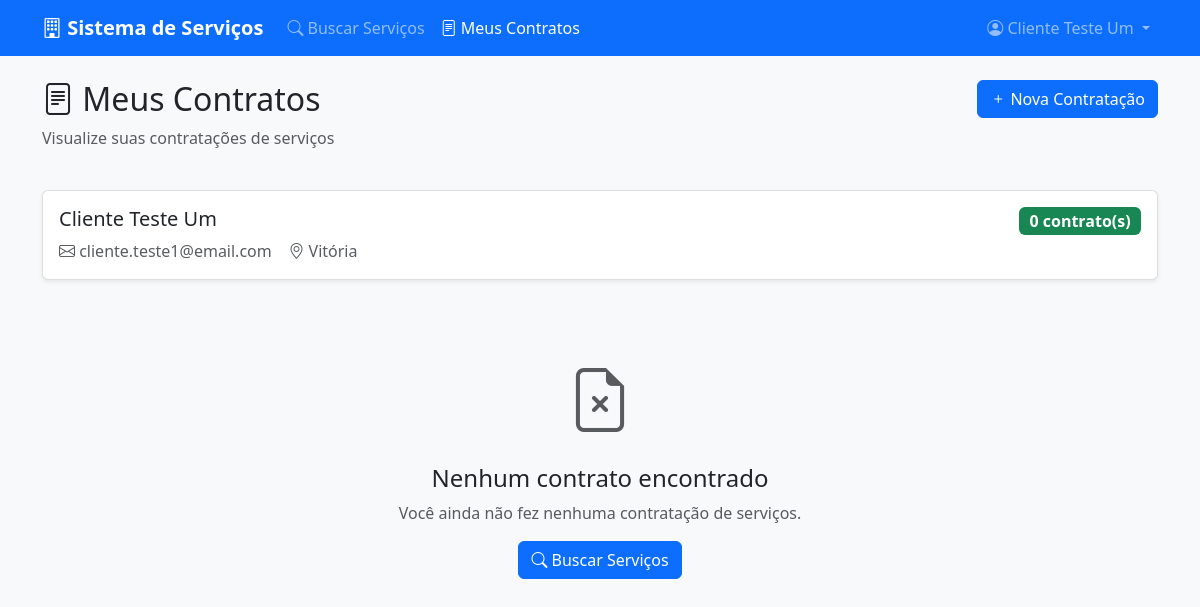
Screenshot of /meus_contratos.php (signed in) with the database file from the repository.
### tables this page shows
CREATE TABLE `clientes` (
    `id` int(11) NOT NULL AUTO_INCREMENT,
    `nome` varchar(100) NOT NULL,
    `cpf` varchar(14) NOT NULL,
    `cidade` varchar(50) NOT NULL,
    `email` varchar(100) NOT NULL,
    `telefone` varchar(20) DEFAULT NULL,
    `endereco` varchar(200) DEFAULT NULL,
    `senha` varchar(255) DEFAULT NULL COMMENT 'Senha opcional para checkout express',
    `remember_token` varchar(255) DEFAULT NULL,
    `ativo` tinyint(1) DEFAULT 1,
    `created_at` timestamp DEFAULT CURRENT_TIMESTAMP,
    `updated_at` timestamp DEFAULT CURRENT_TIMESTAMP ON UPDATE CURRENT_TIMESTAMP,
    PRIMARY KEY (`id`),
    UNIQUE KEY `cpf` (`cpf`),
    UNIQUE KEY `email` (`email`)
);

### config/db.php (called while the page is built, shortened)
<?php
class Database
{
    private static $instance = null;
    private $connection;
    private $host = 'localhost';
    private $database = 'trabalho_web';
    private $username = 'root';
    private $password = '';
    private $charset = 'utf8mb4';
    private function __construct()
    {
        $dsn = "mysql:host={$this->host};dbname={$this->database};charset={$this->charset}";
        $options = [
            PDO::ATTR_ERRMODE => PDO::ERRMODE_EXCEPTION,
            PDO::ATTR_DEFAULT_FETCH_MODE => PDO::FETCH_ASSOC,
            PDO::ATTR_EMULATE_PREPARES => false,
        ];
        try {
            $this->connection = new PDO($dsn, $this->username, $this->password, $options);
        } catch (PDOException $e) {
            error_log("Database connection failed: " . $e->getMessage());
            throw new PDOException("Database connection failed");
        }
    }
    public static function getInstance(): Database
    {
        if (self::$instance === null) {
            self::$instance = new self();
        }
        return self::$instance;
    }
    public function getConnection(): PDO
    {
        return $this->connection;
    }
}

### dao/ClienteDAO.php (called while the page is built, shortened)
<?php
require_once __DIR__ . '/../config/db.php';
class ClienteDAO
{
    private $db;
    public function __construct()
    {
        $this->db = Database::getInstance()->getConnection();
    }
    public function findById(int $id): ?array
    {
        try {
            $stmt = $this->db->prepare("
                SELECT id, nome, cpf, cidade, email, telefone, endereco, created_at
                FROM clientes
                WHERE id = ?
            ");
            $stmt->execute([$id]);
            $client = $stmt->fetch();
            return $client ?: null;
        } catch (PDOException $e) {
            error_log("Error finding client by ID: " . $e->getMessage());
            return null;
        }
    }
}

### dao/ContratacaoDAO.php (called while the page is built, shortened)
<?php
require_once __DIR__ . '/../config/db.php';
class ContratacaoDAO
{
    private $db;
    public function __construct()
    {
        $this->db = Database::getInstance()->getConnection();
    }
    public function buscarPorCliente($clienteId)
    {
        $sql = "SELECT * FROM contratacoes WHERE cliente_id = ? ORDER BY criado_em DESC";
        $stmt = $this->db->prepare($sql);
        $stmt->execute([$clienteId]);
        return $stmt->fetchAll();
    }
}

### meus_contratos.php (the view, shortened to what this page needs)
<?php
require_once 'dao/ContratacaoDAO.php';
require_once 'dao/ClienteDAO.php';
$contratacaoDAO = new ContratacaoDAO();
$clienteDAO = new ClienteDAO();
$clienteId = $_SESSION['client_id'];
$cliente = $clienteDAO->findById($clienteId);
$contratos = $contratacaoDAO->buscarPorCliente($clienteId);
?>
<!DOCTYPE html>
<html lang="pt-BR">
<head>
    <link href="https://cdn.jsdelivr.net/npm/bootstrap@5.3.0/dist/css/bootstrap.min.css" rel="stylesheet">
    <link href="https://cdn.jsdelivr.net/npm/bootstrap-icons@1.11.0/font/bootstrap-icons.css" rel="stylesheet">
    <link href="../assets/css/style.css" rel="stylesheet">
</head>
<body>
    <nav class="navbar navbar-expand-lg navbar-dark bg-primary">
        <div class="container">
            <a class="navbar-brand" href="buscar.php">
                <i class="bi bi-building"></i> Sistema de Serviços
            </a>
            <div class="collapse navbar-collapse" id="navbarNav">
                <ul class="navbar-nav me-auto">
                    <li class="nav-item">
                        <a class="nav-link" href="buscar.php">
                            <i class="bi bi-search"></i> Buscar Serviços
                        </a>
                    </li>
                    <li class="nav-item">
                        <a class="nav-link active" href="meus_contratos.php">
                            <i class="bi bi-file-text"></i> Meus Contratos
                        </a>
                    </li>
                </ul>
                <ul class="navbar-nav">
                    <li class="nav-item dropdown">
                        <a class="nav-link dropdown-toggle" href="#" id="navbarDropdown" role="button" data-bs-toggle="dropdown">
                            <i class="bi bi-person-circle"></i> <?= htmlspecialchars($_SESSION['client_name']) ?>
                        </a>
                    </li>
                </ul>
            </div>
        </div>
    </nav>
    <div class="container mt-4">
        <div class="row mb-4">
            <div class="col-md-8">
                <h2><i class="bi bi-file-text"></i> Meus Contratos</h2>
                <p class="text-muted">Visualize suas contratações de serviços</p>
            </div>
            <div class="col-md-4 text-end">
                <a href="buscar.php" class="btn btn-primary">
                    <i class="bi bi-plus"></i> Nova Contratação
                </a>
            </div>
        </div>
        <div class="card mb-4">
            <div class="card-body">
                <div class="row">
                    <div class="col-md-8">
                        <h5><?= htmlspecialchars($cliente['nome']) ?></h5>
                        <p class="text-muted mb-0">
                            <i class="bi bi-envelope"></i> <?= htmlspecialchars($cliente['email']) ?> &nbsp;&nbsp;
                            <i class="bi bi-geo-alt"></i> <?= htmlspecialchars($cliente['cidade']) ?>
                        </p>
                    </div>
                    <div class="col-md-4 text-end">
                        <span class="badge bg-success fs-6"><?= count($contratos) ?> contrato(s)</span>
                    </div>
                </div>
            </div>
        </div>
        <?php if (empty($contratos)): ?>
            <div class="text-center py-5">
                <i class="bi bi-file-earmark-x text-muted" style="font-size: 4rem;"></i>
                <h4 class="mt-3">Nenhum contrato encontrado</h4>
                <p class="text-muted">Você ainda não fez nenhuma contratação de serviços.</p>
                <a href="buscar.php" class="btn btn-primary">
                    <i class="bi bi-search"></i> Buscar Serviços
                </a>
            </div>
        <?php endif; ?>
    </div>
</body>
</html>

### assets/css/style.css (style rules this page uses)
:root { --primary-color: #0d6efd; --secondary-color: #6c757d; --success-color: #198754; --danger-color: #dc3545; --warning-color: #ffc107; --info-color: #0dcaf0; --light-color: #f8f9fa; --dark-color: #212529; }
body { font-family: 'Segoe UI', Tahoma, Geneva, Verdana, sans-serif; background-color: var(--light-color); }
.navbar-brand { font-weight: bold; }
.card { box-shadow: 0 0.125rem 0.25rem rgba(0, 0, 0, 0.075); border: 1px solid rgba(0, 0, 0, 0.125); }
.btn { border-radius: 0.375rem; }

### rows the page displays
clientes: nome "Cliente Teste Um", email "cliente.teste1@email.com", cidade "Vitória"

### other values shown
$_SESSION['client_name'] "Cliente Teste Um"
count($contratos) "0"
